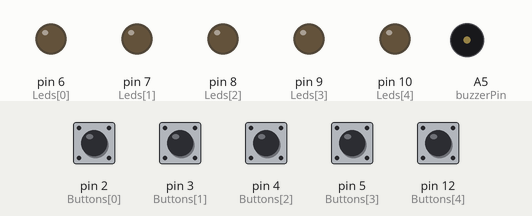
A sketch run on a simulated Arduino Uno, built with avr-gcc and run on an emulated ATmega328P. On the bench: output pins drawn as LEDs (lit = HIGH), buzzer (waves = sounding). The test bench sets the inputs (shaded band); at power-on: pin 2 (Buttons[0]), pin 3 (Buttons[1]), pin 4 (Buttons[2]), pin 5 (Buttons[3]), pin 12 (Buttons[4]) HIGH.

Above: at 1.2 s.
1.3 s: pin 2 (Buttons[0]) pulled LOW for 0.15 s
At 1.37 s:
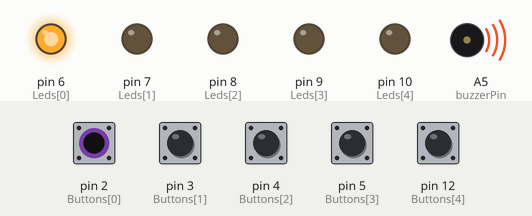
2.9 s: pin 3 (Buttons[1]) pulled LOW for 0.15 s
At 2.97 s:
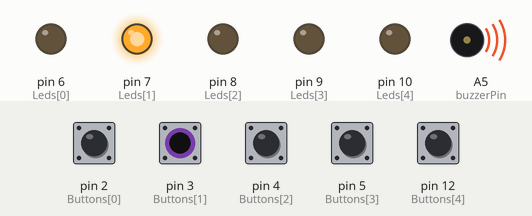
4.5 s: pin 4 (Buttons[2]) pulled LOW for 0.15 s
At 4.57 s:
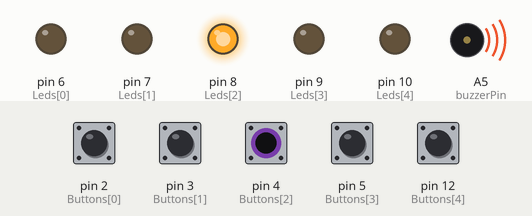
6.1 s: pin 5 (Buttons[3]) pulled LOW for 0.15 s
At 6.17 s:
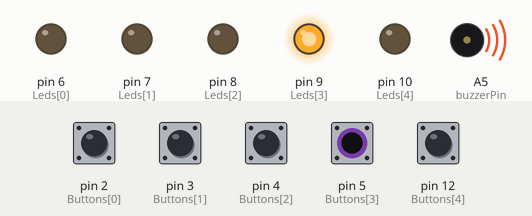
7.7 s: pin 12 (Buttons[4]) pulled LOW for 0.15 s
At 7.77 s:
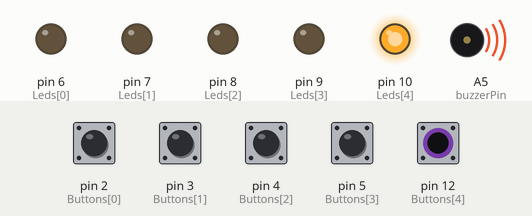
9.3 s: pin 2 (Buttons[0]) driven LOW and pin 3 (Buttons[1]) driven LOW
At 10.6 s:
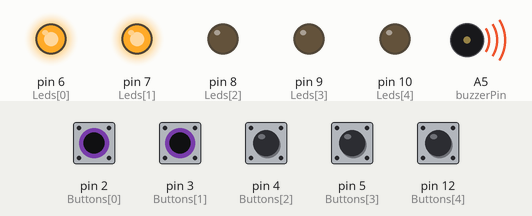
Timing chart, 0 to 11.8 s (numbered marks = the images above; inputs shaded):
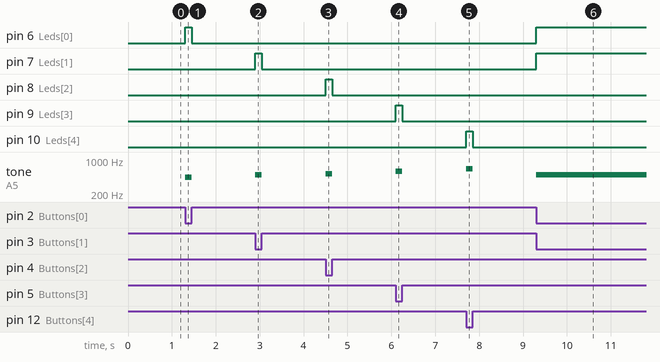

The sketch:

piano.ino
```cpp
int buzzerPin = A5;
int Buttons[] = {2, 3, 4, 5,12};
int Leds[] = {6, 7, 8, 9, 10};
int tones[] = {440, 494, 523, 587, 659};

void setup() {
  pinMode(buzzerPin, OUTPUT);
  for (int i = 0; i < 5; i++) {
    pinMode(Buttons[i], INPUT_PULLUP);
    pinMode(Leds[i], OUTPUT);
  }
}

void loop() {
  bool active = false;

  for (int i = 0; i < 5; i++) {
    if (digitalRead(Buttons[i]) == LOW) {
      tone(buzzerPin, tones[i]);
      digitalWrite(Leds[i], HIGH);
      active = true;
    } else {
      digitalWrite(Leds[i], LOW);
    }
  }

  if (!active) {
    noTone(buzzerPin);
  }
}
```

Measured:
- after the input at 1.3 s, pin 6 (Leds[0]): LOW → HIGH at once, → LOW 0.15 s later; tone on A5 (buzzerPin): silent → 440 Hz at once, → silent 0.15 s later
- after the input at 2.9 s, pin 7 (Leds[1]): LOW → HIGH at once, → LOW 0.15 s later; tone on A5 (buzzerPin): silent → 494 Hz at once, → silent 0.15 s later
- after the input at 4.5 s, pin 8 (Leds[2]): LOW → HIGH at once, → LOW 0.15 s later; tone on A5 (buzzerPin): silent → 523 Hz at once, → silent 0.15 s later
- after the input at 6.1 s, pin 9 (Leds[3]): LOW → HIGH at once, → LOW 0.15 s later; tone on A5 (buzzerPin): silent → 587 Hz at once, → silent 0.15 s later
- after the input at 7.7 s, pin 10 (Leds[4]): LOW → HIGH at once, → LOW 0.15 s later; tone on A5 (buzzerPin): silent → 659 Hz at once, → silent 0.15 s later
- after the input at 9.3 s, pin 6 (Leds[0]), pin 7 (Leds[1]): LOW → HIGH at once; tone on A5 (buzzerPin): silent → 494 Hz at once
